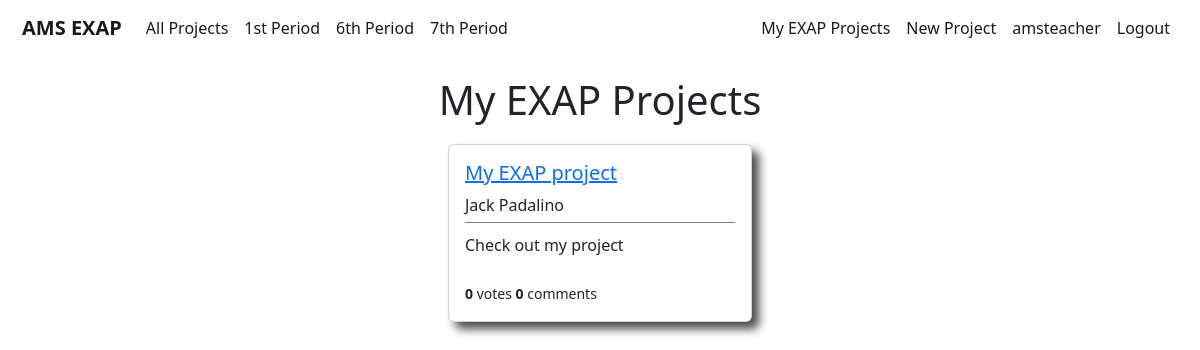
Page /users/myprojects/2/ (signed in) on the earlier database version.
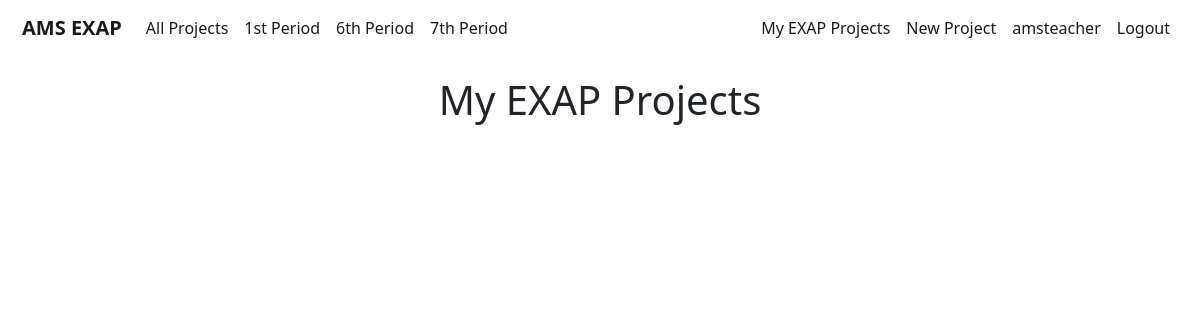
Same page on the later database version.
### users/models.py (models this page shows, shortened)
class Project(models.Model):
    student = models.ForeignKey(User,on_delete=models.CASCADE)
    period = models.IntegerField(choices=periods,default=1)
    liked = models.ManyToManyField(User,default=None,blank=True,related_name='likes')
    title = models.CharField(max_length=50,default='My EXAP project')
    blurb = models.CharField(max_length=100,default='Check out my project')
    description = models.TextField(default="I haven't written my project description yet, but trust me it will be awesome!")
    video = models.CharField(max_length=1000,blank=True)
    photo = models.ImageField(default=None,blank=True,upload_to='project_pics')

### users/views.py (the view)
# urls.py: path('myprojects/<int:user_id>/',MyProjectsListView.as_view(),name='users-myprojects'),
class MyProjectsListView(LoginRequiredMixin,ListView):
    model = Project
    template_name = 'users/myprojects.html'
    context_object_name = 'projects'
    def get_queryset(self):
        user = get_object_or_404(User,id=self.kwargs.get('user_id'))
        projects = Project.objects.filter(student=user)
        return projects

### users/templates/users/myprojects.html (shortened to what this page needs)
{% extends 'main/base.html' %}
{% block content %}
<div class='page-title'>
    <h1>My EXAP Projects</h1>
</div>
{% if user.is_authenticated %}
    <div class='container'>
        {% for project in projects %}
            <div class="card project-card" style="width: 19rem;">
                <div class="card-body project-card-body">
                    <h5><a class="article-title" href="{% url 'project-details' project.pk %}">{{ project.title }}</a></h5>
                    <h8 class="card-title project-card-student">{{ project.student.first_name }} {{ project.student.last_name }}</h8>
                    <div class='project-card-blurb'>
                        <p class="card-text project-card-text">{{ project.blurb }}</p>
                    </div>
                    <br>
                    <small><b>{{ project.liked.all.count }}</b> votes <b>{{ project.comments.all.count }}</b> comments</small>
                </div>
            </div>
        {% endfor %}
    </div>
{% endif %}
{% endblock content %}

### main/templates/main/base.html (shortened to what this page needs)
{% load static %}
<!doctype html>
<html lang="en">
<head>
    <link href="https://cdn.jsdelivr.net/npm/bootstrap@5.2.0-beta1/dist/css/bootstrap.min.css" rel="stylesheet"
>
    <link rel="stylesheet" type="text/css" href="{% static 'main/main.css' %}">
</head>
<body>
    <nav class="navbar navbar-expand-md navbar-light">
        <div class="container-fluid">
            <a class="navbar-brand" href="{% url 'main-home' %}"><b>AMS EXAP</b></a>
            <div class="collapse navbar-collapse" id="navbarSupportedContent">
                <ul class="navbar-nav me-auto mb-2 mb-lg-0">
                    {% if user.is_authenticated %}
                    <li class="nav-item">
                        <a class="nav-link active" href="{% url 'users-studentprojects' %}">All Projects</a>
                    </li>
                    <li class="nav-item">
                        <a class="nav-link active" href="{% url 'users-firstperiodprojects' %}">1st Period</a>
                    </li>
                    <li class="nav-item">
                        <a class="nav-link active" href="{% url 'users-sixthperiodprojects' %}">6th Period</a>
                    </li>
                    <li class="nav-item">
                        <a class="nav-link active" href="{% url 'users-seventhperiodprojects' %}">7th Period</a>
                    </li>
                    {% endif %}
                </ul>
            </div>
            <div class='navbar-nav'>
                {% if user.is_authenticated %}
                <a class="nav-link active" aria-current="page" href="{% url 'users-myprojects' user.id %}">My EXAP
                    Projects</a>
                <a class="nav-link active" aria-current="page" href="{% url 'create-project' %}">New Project</a>
                <a class="nav-link active" aria-current="page" href="{% url 'users-profile' %}">{{ user.username }}</a>
                <a class="nav-link active" aria-current="page" href="{% url 'users-logout' %}">Logout</a>
                {% else %}
                <a class="nav-link active" aria-current="page" href="{% url 'users-login' %}">Login</a>
                <a class="nav-link active" aria-current="page" href="{% url 'users-register' %}">Register</a>
                {% endif %}
            </div>
        </div>
    </nav>
    <main role="main" class='page-content'>
        {% block content %}
        {% endblock %}
    </main>
    <br><br><br><br>
</body>
</html>

### main/static/main/main.css (style rules this page uses)
body { background-color:white; }
.navbar { background-color:white; padding-left:10px; padding-right:10px; margin-bottom:20px; }
.page-content { margin-left:20px; margin-right:20px; }
.page-title { margin-bottom:20px; text-align:center; }

Differences in the rows shown:
removed Project: title "My EXAP project", student.first_name "Jack", student.last_name "Padalino", blurb "Check out my project", liked.all.count "0", comments.all.count "0"
